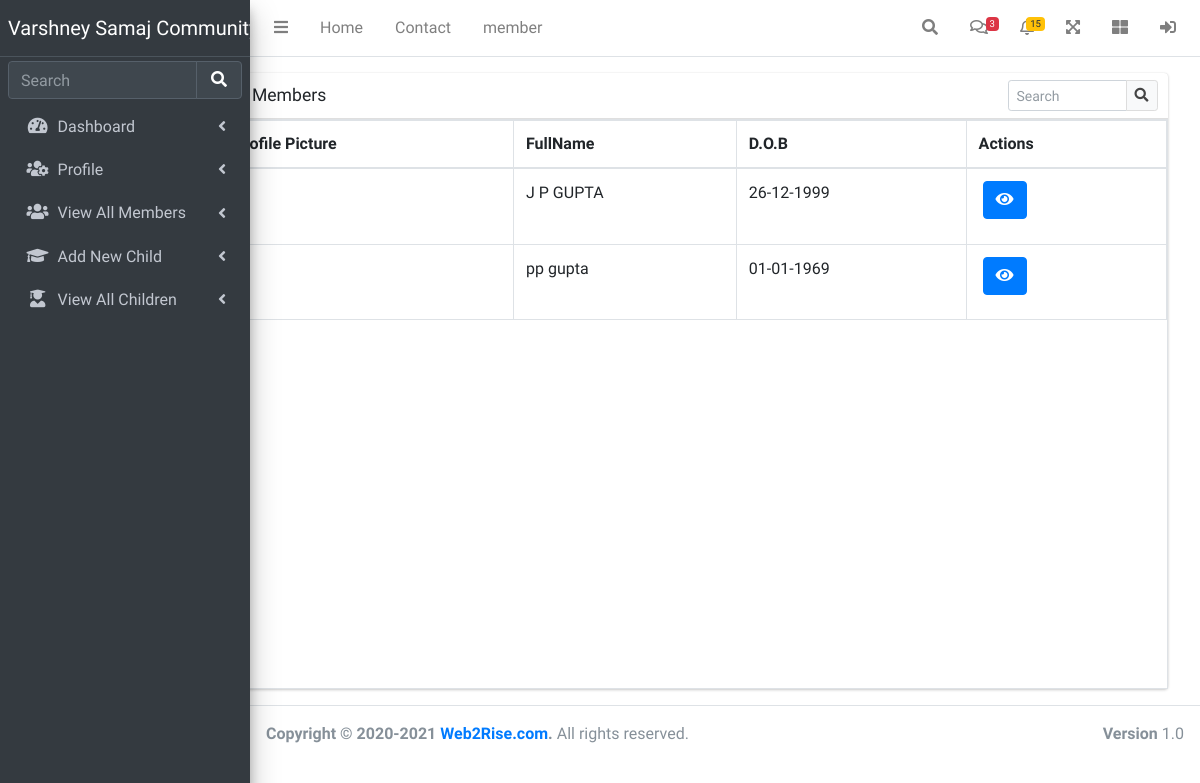
Page /server/member_table.php (signed in) on the committed database.
### tables this page shows
CREATE TABLE `members` (
  `id` int(11) NOT NULL,
  `firstName` varchar(20) NOT NULL,
  `mobileNo` bigint(30) NOT NULL,
  `email` varchar(30) NOT NULL,
  `dob` date NOT NULL,
  `gender` varchar(10) NOT NULL,
  `state` varchar(15) NOT NULL,
  `city` varchar(15) NOT NULL,
  `address` varchar(255) NOT NULL,
  `password` varchar(20) NOT NULL,
  `fatherName` varchar(20) NOT NULL,
  `motherName` varchar(20) NOT NULL,
  `lifeMemberNo` int(12) NOT NULL,
  `profilepic` varchar(255) NOT NULL,
  `status` int(10) NOT NULL DEFAULT 0,
  `isLifeMember` int(10) NOT NULL DEFAULT 0,
  `pincode` int(6) NOT NULL
);

### server/member_table.php (the view, shortened to what this page needs)
<?php
include "../db/conn.php";
include "../includes/header.php";
include "../includes/sidebar.php";
?>
<div class="container-fluid">
    <div class="row">
        <div class="col-md-2"></div>
        <div class="col-md-10">
            <div class="card mt-3" style="width: 80vw;">
                <div class="card-header">
                    <h3 class="card-title">All Members <?php if (isset($_GET['msg'])) { ?>
                            <span id="msg" class="alert alert-success p-2" role="alert">
                                <i class="fa fa-check-circle"></i>
                                <?= $_GET['msg'] ?>
                            </span>
                        <?php }
                        ?>
                    </h3>
                    <div class="card-tools">
                        <div class="input-group input-group-sm" style="width: 150px;">
                            <input type="text" name="table_search" class="form-control float-right" placeholder="Search">
                            <div class="input-group-append">
                                <button type="submit" class="btn btn-default">
                                    <i class="fas fa-search"></i>
                                </button>
                            </div>
                        </div>
                    </div>
                </div>
                <div class="card-body table-bordered table-responsive p-0" style="min-height: 570px;">
                    <table class="table table-head-fixed text-nowrap" style="min-height: 200px;">
                        <thead>
                            <tr>
                                <th>Profile Picture</th>
                                <th>FullName</th>
                                <th>D.O.B</th>
                                <th>Actions</th>
                            </tr>
                        </thead>
                        <tbody>
                            <?php
                            if (isset($_GET['filter']) && $_GET['filter'] == 'lifemember') {
                                $sql = "SELECT * FROM members WHERE isLifeMember='1'";
                            } else {
                                $sql = "SELECT * FROM members";
                            }
                            $result = mysqli_query($conn, $sql);
                            if (mysqli_num_rows($result) > 0) {
                                while ($row = mysqli_fetch_assoc($result)) {
                            ?>
                                    <tr>
                                        <td><img src="../process/uploads/<?= $row['profilepic'] ?>" style="width:45px;"></td>
                                        <td><?= $row["firstName"] ?></td>
                                        <td>
                                            <?= date('d-m-Y', strtotime($row["dob"])) ?>
                                        </td>
                                        <td>
                                            <button class="btn btn-primary ml-1" data-toggle="modal" data-target="#example" onclick="fetchData(<?= $row['id'] ?>)">
                                                <i class="fas fa-eye"></i>
                                            </button>
                                        </td>
                                    </tr>
                            <?php
                                }
                            } else {
                                echo '<tr><td colspan="6    " class="text-center"><h1>No Result Found</td></h1></tr>';
                            } ?>
                        </tbody>
                    </table>
                </div>
            </div>
        </div>
    </div>
</div>
<?php
include "../includes/footer.php";
?>

### rows in the picture
members: firstName "J P GUPTA", dob "26-12-1999"
members: firstName "pp gupta", dob "01-01-1969"

### other values in the picture
$_SESSION['user'] "member"
